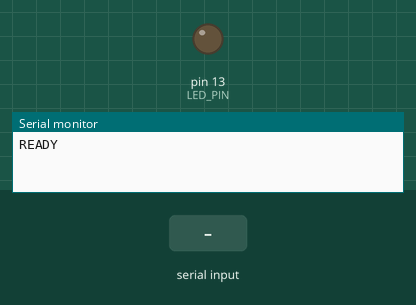
Bench run of a sketch on a simulated Arduino Uno, built with avr-gcc and run on an emulated ATmega328P. Parts: output pins drawn as LEDs (lit = HIGH), the last lines printed to the serial monitor. The test bench sets the inputs (shaded band).

Above: at 1.2 s.
1.3 s: "1" received over Serial
At 2.4 s:
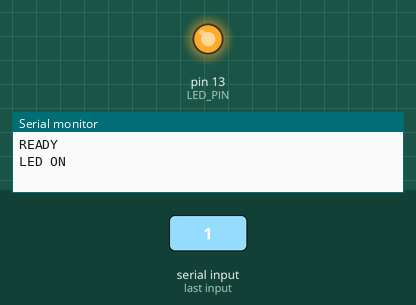
2.8 s: "0" received over Serial
At 3.5 s:
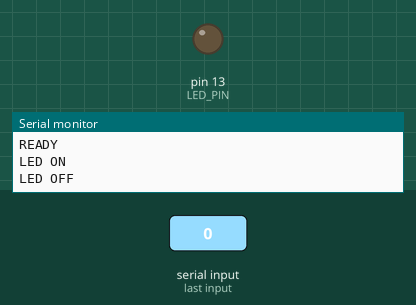
Timing chart, 0 to 5.8 s (numbered marks = the images above; inputs shaded):
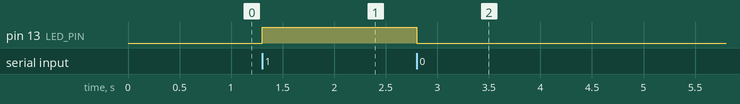

The sketch:

serial-test.ino
```cpp
const int LED_PIN = LED_BUILTIN;

void setup() {
  pinMode(LED_PIN, OUTPUT);
  digitalWrite(LED_PIN, LOW);

  Serial.begin(115200);
  while (!Serial) { }   // Teensy: wait for USB serial
  Serial.println("READY");
}

void loop() {
  if (Serial.available()) {
    char c = Serial.read();

    if (c == '1') {
      digitalWrite(LED_PIN, HIGH);
      Serial.println("LED ON");
    } else if (c == '0') {
      digitalWrite(LED_PIN, LOW);
      Serial.println("LED OFF");
    }
  }
}
```

Measured:
- after the input at 1.3 s, pin 13 (LED_PIN): LOW → HIGH at once
- after the input at 2.8 s, pin 13 (LED_PIN): HIGH → LOW at once
